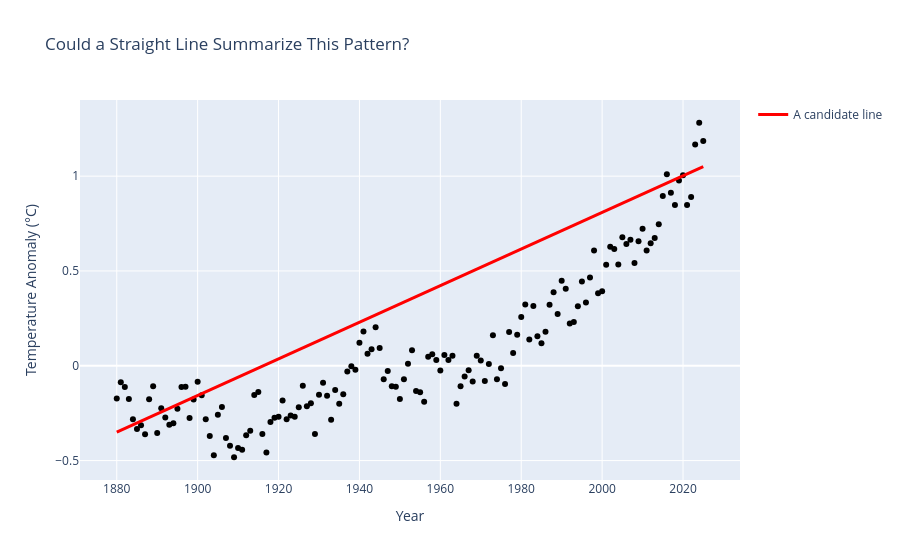

Notebook code for this chart:
### Markdown cell above
Two things stand out:

**1. The prediction depends heavily on $k$.** The $k = 1$ model predicts $1.19^\circ$C and the $k = 50$ model predicts $0.54^\circ$C. That's a big spread.

**2. $k$-NN can only predict values it has already seen.** Every prediction is an *average of past observations*. So, no matter how steep the recent upward trend, k-NN will never predict anything beyond the range of anomalies it has observed *near* the year in question. For years beyond the end of the data, the neighbours are always just the *most recent* years, which is why the curves go flat. And the larger $k$ is, the further back in time those neighbours reach, and the *lower* the 2030 prediction becomes, even though temperatures have been rising!

k-NN also has to **carry around the entire data set** to make any prediction, and it doesn't give us a simple *summary* of the relationship, like *"how fast is the planet warming?"*

Look back at the scatter plot. Even though the points wiggle, the overall pattern looks *roughly like a straight line sloping upward*. What if, instead of averaging neighbours, we **assumed the pattern is a line** and used the data to find the *best* line?

### Code cell
fig = px.scatter(temps, x = "Year", y = "Temp_Anomaly",
                 title = "Could a Straight Line Summarize This Pattern?",
                 labels = {"Temp_Anomaly": "Temperature Anomaly (°C)"},
                 color_discrete_sequence = ["black"],
                 height = 550)

# One (hand-picked, not necessarily good!) candidate line
fig.add_scatter(x = [1880, 2025], y = [-0.35, 1.05], mode = "lines", name = "A candidate line",
                line = dict(color = "red", width = 3))

fig.data[0].name = "Observed data"
fig.update_layout(showlegend = True)

### Figure 1 — Plotly figure (JSON) as saved in the notebook; plotly's stock layout.template omitted (floating-point values rounded to 4 significant figures; data arrays with more than 128 entries replaced by an {"elided": "..."} marker saying what was removed)
{"data": [{"hovertemplate": "Year=%{x}<br>Temperature Anomaly (°C)=%{y}<extra></extra>", "legendgroup": "", "marker": {"color": "black", "symbol": "circle"}, "mode": "markers", "name": "Observed data", "orientation": "v", "showlegend": false, "type": "scatter", "x": {"elided": "146 int values"}, "xaxis": "x", "y": {"elided": "146 float values"}, "yaxis": "y"}, {"line": {"color": "red", "width": 3}, "mode": "lines", "name": "A candidate line", "type": "scatter", "x": [1880, 2025], "y": [-0.35, 1.05]}], "layout": {"autosize": true, "legend": {"tracegroupgap": 0}, "showlegend": true, "title": {"text": "Could a Straight Line Summarize This Pattern?"}, "xaxis": {"anchor": "y", "autorange": true, "domain": [0, 1], "range": [1871.0, 2034.0], "title": {"text": "Year"}, "type": "linear"}, "yaxis": {"anchor": "x", "autorange": true, "domain": [0, 1], "range": [-0.6031, 1.402], "title": {"text": "Temperature Anomaly (°C)"}, "type": "linear"}}}
